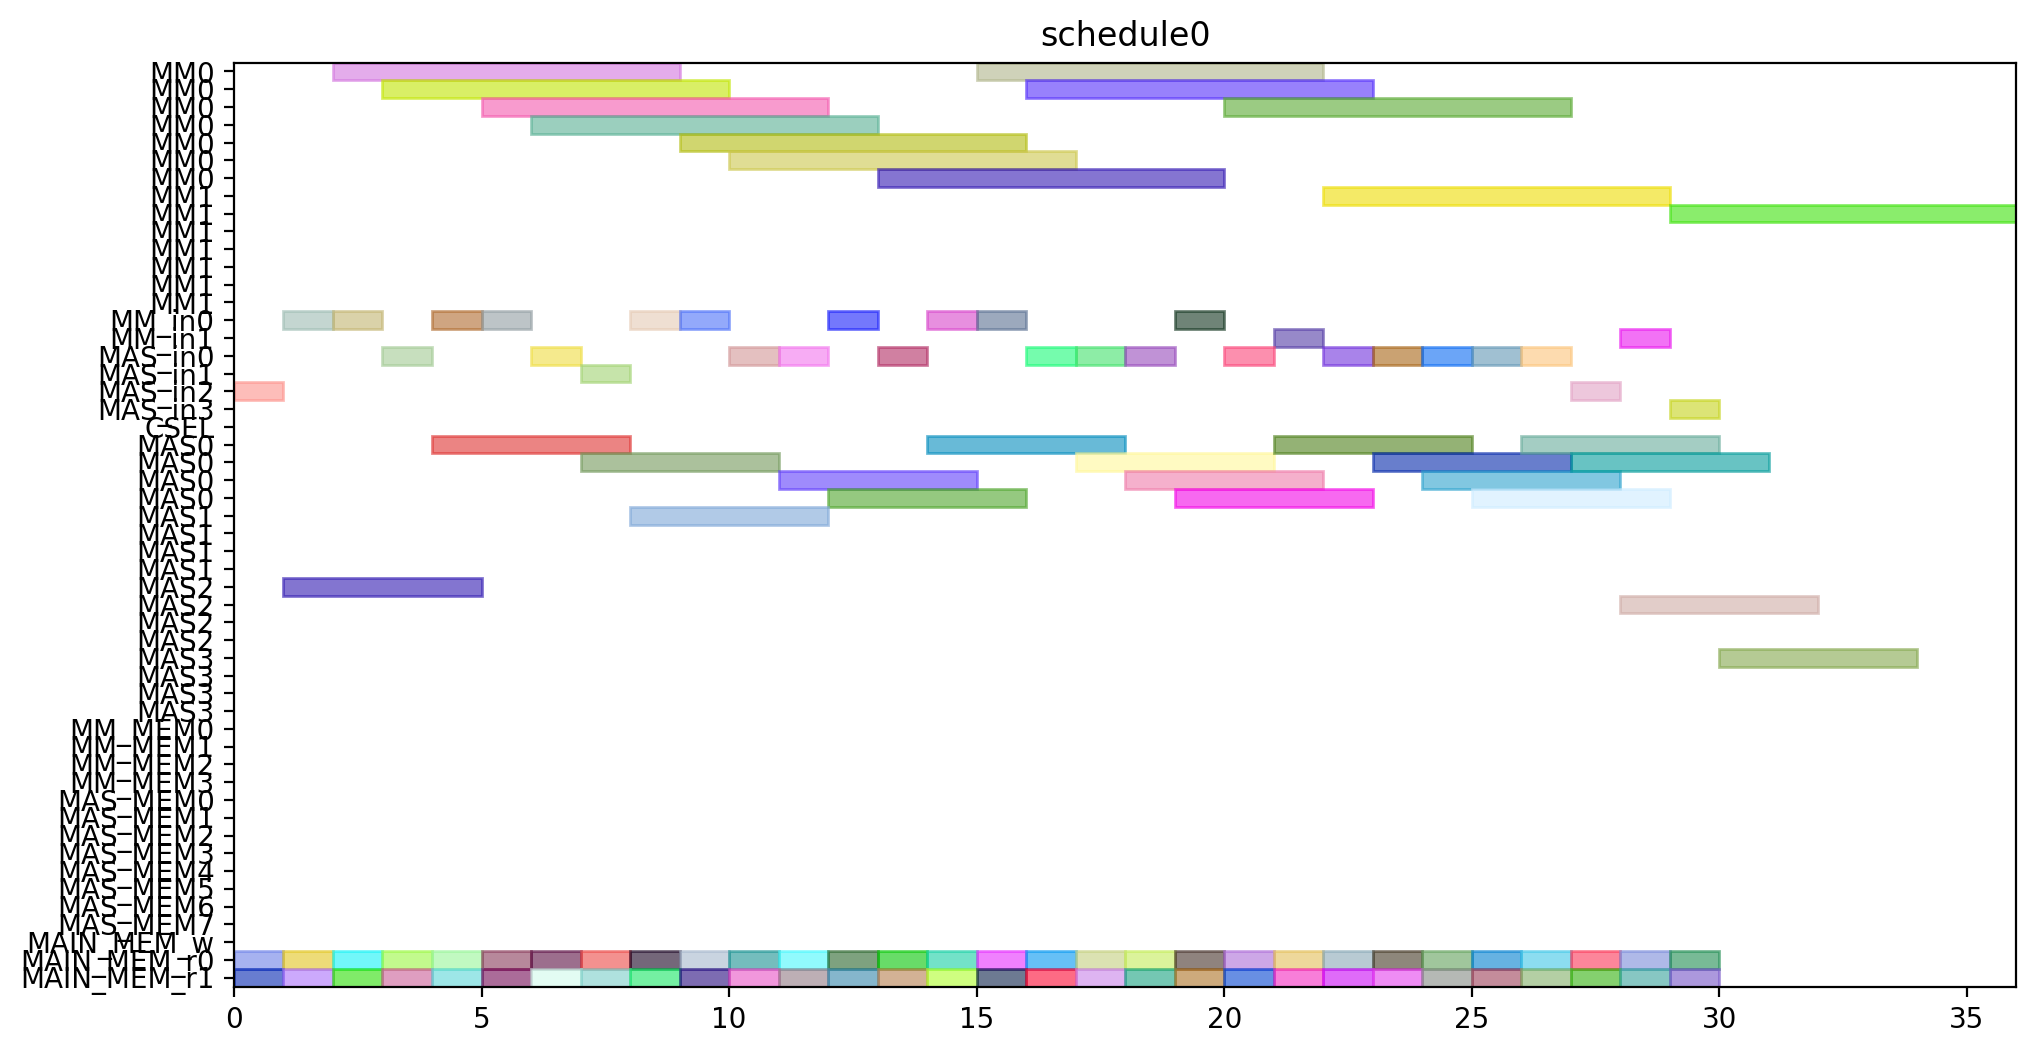

Write Python code to recreate this figure.
from pyschedule import Scenario, solvers, plotters, alt


def solve():
	horizon = 120
	S = Scenario("schedule0", horizon=horizon)

	# resource
	MM = S.Resources('MM', num=2, size=7)
	MM_in = S.Resources('MM_in', num=2)
	MAS_in = S.Resources('MAS_in', num=4)
	CSEL = S.Resource('CSEL')
	MAS = S.Resources('MAS', num=4, size=4, periods=range(1, horizon))
	MM_MEM = S.Resources('MM_MEM', num=4)
	MAS_MEM = S.Resources('MAS_MEM', num=8)
	MAIN_MEM_w = S.Resource('MAIN_MEM_w', size=1)
	MAIN_MEM_r = S.Resources('MAIN_MEM_r', num=2)

	# result of previous scheduling

	# new tasks
	T1_t0 = S.Task('T1_t0', length=4, delay_cost=1)
	T1_t0 += alt(MAS)
	T1_t0_in = S.Task('T1_t0_in', length=1, delay_cost=1)
	T1_t0_in += alt(MAS_in)
	S += T1_t0_in*MAS_in[0]<=T1_t0*MAS[0]

	S += T1_t0_in*MAS_in[1]<=T1_t0*MAS[1]

	S += T1_t0_in*MAS_in[2]<=T1_t0*MAS[2]

	S += T1_t0_in*MAS_in[3]<=T1_t0*MAS[3]

	T1_t0_mem0 = S.Task('T1_t0_mem0', length=1, delay_cost=1)
	T1_t0_mem0 += MAIN_MEM_r[0]
	S += T1_t0_mem0 <= T1_t0

	T1_t0_mem1 = S.Task('T1_t0_mem1', length=1, delay_cost=1)
	T1_t0_mem1 += MAIN_MEM_r[1]
	S += T1_t0_mem1 <= T1_t0

	T1_t1 = S.Task('T1_t1', length=4, delay_cost=1)
	T1_t1 += alt(MAS)
	T1_t1_in = S.Task('T1_t1_in', length=1, delay_cost=1)
	T1_t1_in += alt(MAS_in)
	S += T1_t1_in*MAS_in[0]<=T1_t1*MAS[0]

	S += T1_t1_in*MAS_in[1]<=T1_t1*MAS[1]

	S += T1_t1_in*MAS_in[2]<=T1_t1*MAS[2]

	S += T1_t1_in*MAS_in[3]<=T1_t1*MAS[3]

	T1_t1_mem0 = S.Task('T1_t1_mem0', length=1, delay_cost=1)
	T1_t1_mem0 += MAIN_MEM_r[0]
	S += T1_t1_mem0 <= T1_t1

	T1_t1_mem1 = S.Task('T1_t1_mem1', length=1, delay_cost=1)
	T1_t1_mem1 += MAIN_MEM_r[1]
	S += T1_t1_mem1 <= T1_t1

	T1_t3 = S.Task('T1_t3', length=7, delay_cost=1)
	T1_t3 += alt(MM)
	T1_t3_in = S.Task('T1_t3_in', length=1, delay_cost=1)
	T1_t3_in += alt(MM_in)
	S += T1_t3_in*MM_in[0]<=T1_t3*MM[0]
	S += T1_t3_in*MM_in[1]<=T1_t3*MM[1]
	T1_t3_mem0 = S.Task('T1_t3_mem0', length=1, delay_cost=1)
	T1_t3_mem0 += MAIN_MEM_r[0]
	S += T1_t3_mem0 <= T1_t3

	T1_t3_mem1 = S.Task('T1_t3_mem1', length=1, delay_cost=1)
	T1_t3_mem1 += MAIN_MEM_r[1]
	S += T1_t3_mem1 <= T1_t3

	T2_t0 = S.Task('T2_t0', length=7, delay_cost=1)
	T2_t0 += alt(MM)
	T2_t0_in = S.Task('T2_t0_in', length=1, delay_cost=1)
	T2_t0_in += alt(MM_in)
	S += T2_t0_in*MM_in[0]<=T2_t0*MM[0]
	S += T2_t0_in*MM_in[1]<=T2_t0*MM[1]
	T2_t0_mem0 = S.Task('T2_t0_mem0', length=1, delay_cost=1)
	T2_t0_mem0 += MAIN_MEM_r[0]
	S += T2_t0_mem0 <= T2_t0

	T2_t0_mem1 = S.Task('T2_t0_mem1', length=1, delay_cost=1)
	T2_t0_mem1 += MAIN_MEM_r[1]
	S += T2_t0_mem1 <= T2_t0

	T2_t1 = S.Task('T2_t1', length=7, delay_cost=1)
	T2_t1 += alt(MM)
	T2_t1_in = S.Task('T2_t1_in', length=1, delay_cost=1)
	T2_t1_in += alt(MM_in)
	S += T2_t1_in*MM_in[0]<=T2_t1*MM[0]
	S += T2_t1_in*MM_in[1]<=T2_t1*MM[1]
	T2_t1_mem0 = S.Task('T2_t1_mem0', length=1, delay_cost=1)
	T2_t1_mem0 += MAIN_MEM_r[0]
	S += T2_t1_mem0 <= T2_t1

	T2_t1_mem1 = S.Task('T2_t1_mem1', length=1, delay_cost=1)
	T2_t1_mem1 += MAIN_MEM_r[1]
	S += T2_t1_mem1 <= T2_t1

	T2_t2 = S.Task('T2_t2', length=4, delay_cost=1)
	T2_t2 += alt(MAS)
	T2_t2_in = S.Task('T2_t2_in', length=1, delay_cost=1)
	T2_t2_in += alt(MAS_in)
	S += T2_t2_in*MAS_in[0]<=T2_t2*MAS[0]

	S += T2_t2_in*MAS_in[1]<=T2_t2*MAS[1]

	S += T2_t2_in*MAS_in[2]<=T2_t2*MAS[2]

	S += T2_t2_in*MAS_in[3]<=T2_t2*MAS[3]

	T2_t2_mem0 = S.Task('T2_t2_mem0', length=1, delay_cost=1)
	T2_t2_mem0 += MAIN_MEM_r[0]
	S += T2_t2_mem0 <= T2_t2

	T2_t2_mem1 = S.Task('T2_t2_mem1', length=1, delay_cost=1)
	T2_t2_mem1 += MAIN_MEM_r[1]
	S += T2_t2_mem1 <= T2_t2

	T2_t3 = S.Task('T2_t3', length=4, delay_cost=1)
	T2_t3 += alt(MAS)
	T2_t3_in = S.Task('T2_t3_in', length=1, delay_cost=1)
	T2_t3_in += alt(MAS_in)
	S += T2_t3_in*MAS_in[0]<=T2_t3*MAS[0]

	S += T2_t3_in*MAS_in[1]<=T2_t3*MAS[1]

	S += T2_t3_in*MAS_in[2]<=T2_t3*MAS[2]

	S += T2_t3_in*MAS_in[3]<=T2_t3*MAS[3]

	T2_t3_mem0 = S.Task('T2_t3_mem0', length=1, delay_cost=1)
	T2_t3_mem0 += MAIN_MEM_r[0]
	S += T2_t3_mem0 <= T2_t3

	T2_t3_mem1 = S.Task('T2_t3_mem1', length=1, delay_cost=1)
	T2_t3_mem1 += MAIN_MEM_r[1]
	S += T2_t3_mem1 <= T2_t3

	T3_t0 = S.Task('T3_t0', length=7, delay_cost=1)
	T3_t0 += alt(MM)
	T3_t0_in = S.Task('T3_t0_in', length=1, delay_cost=1)
	T3_t0_in += alt(MM_in)
	S += T3_t0_in*MM_in[0]<=T3_t0*MM[0]
	S += T3_t0_in*MM_in[1]<=T3_t0*MM[1]
	T3_t0_mem0 = S.Task('T3_t0_mem0', length=1, delay_cost=1)
	T3_t0_mem0 += MAIN_MEM_r[0]
	S += T3_t0_mem0 <= T3_t0

	T3_t0_mem1 = S.Task('T3_t0_mem1', length=1, delay_cost=1)
	T3_t0_mem1 += MAIN_MEM_r[1]
	S += T3_t0_mem1 <= T3_t0

	T3_t1 = S.Task('T3_t1', length=7, delay_cost=1)
	T3_t1 += alt(MM)
	T3_t1_in = S.Task('T3_t1_in', length=1, delay_cost=1)
	T3_t1_in += alt(MM_in)
	S += T3_t1_in*MM_in[0]<=T3_t1*MM[0]
	S += T3_t1_in*MM_in[1]<=T3_t1*MM[1]
	T3_t1_mem0 = S.Task('T3_t1_mem0', length=1, delay_cost=1)
	T3_t1_mem0 += MAIN_MEM_r[0]
	S += T3_t1_mem0 <= T3_t1

	T3_t1_mem1 = S.Task('T3_t1_mem1', length=1, delay_cost=1)
	T3_t1_mem1 += MAIN_MEM_r[1]
	S += T3_t1_mem1 <= T3_t1

	T3_t2 = S.Task('T3_t2', length=4, delay_cost=1)
	T3_t2 += alt(MAS)
	T3_t2_in = S.Task('T3_t2_in', length=1, delay_cost=1)
	T3_t2_in += alt(MAS_in)
	S += T3_t2_in*MAS_in[0]<=T3_t2*MAS[0]

	S += T3_t2_in*MAS_in[1]<=T3_t2*MAS[1]

	S += T3_t2_in*MAS_in[2]<=T3_t2*MAS[2]

	S += T3_t2_in*MAS_in[3]<=T3_t2*MAS[3]

	T3_t2_mem0 = S.Task('T3_t2_mem0', length=1, delay_cost=1)
	T3_t2_mem0 += MAIN_MEM_r[0]
	S += T3_t2_mem0 <= T3_t2

	T3_t2_mem1 = S.Task('T3_t2_mem1', length=1, delay_cost=1)
	T3_t2_mem1 += MAIN_MEM_r[1]
	S += T3_t2_mem1 <= T3_t2

	T3_t3 = S.Task('T3_t3', length=4, delay_cost=1)
	T3_t3 += alt(MAS)
	T3_t3_in = S.Task('T3_t3_in', length=1, delay_cost=1)
	T3_t3_in += alt(MAS_in)
	S += T3_t3_in*MAS_in[0]<=T3_t3*MAS[0]

	S += T3_t3_in*MAS_in[1]<=T3_t3*MAS[1]

	S += T3_t3_in*MAS_in[2]<=T3_t3*MAS[2]

	S += T3_t3_in*MAS_in[3]<=T3_t3*MAS[3]

	T3_t3_mem0 = S.Task('T3_t3_mem0', length=1, delay_cost=1)
	T3_t3_mem0 += MAIN_MEM_r[0]
	S += T3_t3_mem0 <= T3_t3

	T3_t3_mem1 = S.Task('T3_t3_mem1', length=1, delay_cost=1)
	T3_t3_mem1 += MAIN_MEM_r[1]
	S += T3_t3_mem1 <= T3_t3

	T4_t0 = S.Task('T4_t0', length=7, delay_cost=1)
	T4_t0 += alt(MM)
	T4_t0_in = S.Task('T4_t0_in', length=1, delay_cost=1)
	T4_t0_in += alt(MM_in)
	S += T4_t0_in*MM_in[0]<=T4_t0*MM[0]
	S += T4_t0_in*MM_in[1]<=T4_t0*MM[1]
	T4_t0_mem0 = S.Task('T4_t0_mem0', length=1, delay_cost=1)
	T4_t0_mem0 += MAIN_MEM_r[0]
	S += T4_t0_mem0 <= T4_t0

	T4_t0_mem1 = S.Task('T4_t0_mem1', length=1, delay_cost=1)
	T4_t0_mem1 += MAIN_MEM_r[1]
	S += T4_t0_mem1 <= T4_t0

	T4_t1 = S.Task('T4_t1', length=7, delay_cost=1)
	T4_t1 += alt(MM)
	T4_t1_in = S.Task('T4_t1_in', length=1, delay_cost=1)
	T4_t1_in += alt(MM_in)
	S += T4_t1_in*MM_in[0]<=T4_t1*MM[0]
	S += T4_t1_in*MM_in[1]<=T4_t1*MM[1]
	T4_t1_mem0 = S.Task('T4_t1_mem0', length=1, delay_cost=1)
	T4_t1_mem0 += MAIN_MEM_r[0]
	S += T4_t1_mem0 <= T4_t1

	T4_t1_mem1 = S.Task('T4_t1_mem1', length=1, delay_cost=1)
	T4_t1_mem1 += MAIN_MEM_r[1]
	S += T4_t1_mem1 <= T4_t1

	T4_t2 = S.Task('T4_t2', length=4, delay_cost=1)
	T4_t2 += alt(MAS)
	T4_t2_in = S.Task('T4_t2_in', length=1, delay_cost=1)
	T4_t2_in += alt(MAS_in)
	S += T4_t2_in*MAS_in[0]<=T4_t2*MAS[0]

	S += T4_t2_in*MAS_in[1]<=T4_t2*MAS[1]

	S += T4_t2_in*MAS_in[2]<=T4_t2*MAS[2]

	S += T4_t2_in*MAS_in[3]<=T4_t2*MAS[3]

	T4_t2_mem0 = S.Task('T4_t2_mem0', length=1, delay_cost=1)
	T4_t2_mem0 += MAIN_MEM_r[0]
	S += T4_t2_mem0 <= T4_t2

	T4_t2_mem1 = S.Task('T4_t2_mem1', length=1, delay_cost=1)
	T4_t2_mem1 += MAIN_MEM_r[1]
	S += T4_t2_mem1 <= T4_t2

	T4_t3 = S.Task('T4_t3', length=4, delay_cost=1)
	T4_t3 += alt(MAS)
	T4_t3_in = S.Task('T4_t3_in', length=1, delay_cost=1)
	T4_t3_in += alt(MAS_in)
	S += T4_t3_in*MAS_in[0]<=T4_t3*MAS[0]

	S += T4_t3_in*MAS_in[1]<=T4_t3*MAS[1]

	S += T4_t3_in*MAS_in[2]<=T4_t3*MAS[2]

	S += T4_t3_in*MAS_in[3]<=T4_t3*MAS[3]

	T4_t3_mem0 = S.Task('T4_t3_mem0', length=1, delay_cost=1)
	T4_t3_mem0 += MAIN_MEM_r[0]
	S += T4_t3_mem0 <= T4_t3

	T4_t3_mem1 = S.Task('T4_t3_mem1', length=1, delay_cost=1)
	T4_t3_mem1 += MAIN_MEM_r[1]
	S += T4_t3_mem1 <= T4_t3

	T5_t0 = S.Task('T5_t0', length=4, delay_cost=1)
	T5_t0 += alt(MAS)
	T5_t0_in = S.Task('T5_t0_in', length=1, delay_cost=1)
	T5_t0_in += alt(MAS_in)
	S += T5_t0_in*MAS_in[0]<=T5_t0*MAS[0]

	S += T5_t0_in*MAS_in[1]<=T5_t0*MAS[1]

	S += T5_t0_in*MAS_in[2]<=T5_t0*MAS[2]

	S += T5_t0_in*MAS_in[3]<=T5_t0*MAS[3]

	T5_t0_mem0 = S.Task('T5_t0_mem0', length=1, delay_cost=1)
	T5_t0_mem0 += MAIN_MEM_r[0]
	S += T5_t0_mem0 <= T5_t0

	T5_t0_mem1 = S.Task('T5_t0_mem1', length=1, delay_cost=1)
	T5_t0_mem1 += MAIN_MEM_r[1]
	S += T5_t0_mem1 <= T5_t0

	T5_t1 = S.Task('T5_t1', length=4, delay_cost=1)
	T5_t1 += alt(MAS)
	T5_t1_in = S.Task('T5_t1_in', length=1, delay_cost=1)
	T5_t1_in += alt(MAS_in)
	S += T5_t1_in*MAS_in[0]<=T5_t1*MAS[0]

	S += T5_t1_in*MAS_in[1]<=T5_t1*MAS[1]

	S += T5_t1_in*MAS_in[2]<=T5_t1*MAS[2]

	S += T5_t1_in*MAS_in[3]<=T5_t1*MAS[3]

	T5_t1_mem0 = S.Task('T5_t1_mem0', length=1, delay_cost=1)
	T5_t1_mem0 += MAIN_MEM_r[0]
	S += T5_t1_mem0 <= T5_t1

	T5_t1_mem1 = S.Task('T5_t1_mem1', length=1, delay_cost=1)
	T5_t1_mem1 += MAIN_MEM_r[1]
	S += T5_t1_mem1 <= T5_t1

	T5_t3 = S.Task('T5_t3', length=7, delay_cost=1)
	T5_t3 += alt(MM)
	T5_t3_in = S.Task('T5_t3_in', length=1, delay_cost=1)
	T5_t3_in += alt(MM_in)
	S += T5_t3_in*MM_in[0]<=T5_t3*MM[0]
	S += T5_t3_in*MM_in[1]<=T5_t3*MM[1]
	T5_t3_mem0 = S.Task('T5_t3_mem0', length=1, delay_cost=1)
	T5_t3_mem0 += MAIN_MEM_r[0]
	S += T5_t3_mem0 <= T5_t3

	T5_t3_mem1 = S.Task('T5_t3_mem1', length=1, delay_cost=1)
	T5_t3_mem1 += MAIN_MEM_r[1]
	S += T5_t3_mem1 <= T5_t3

	T6_t0 = S.Task('T6_t0', length=7, delay_cost=1)
	T6_t0 += alt(MM)
	T6_t0_in = S.Task('T6_t0_in', length=1, delay_cost=1)
	T6_t0_in += alt(MM_in)
	S += T6_t0_in*MM_in[0]<=T6_t0*MM[0]
	S += T6_t0_in*MM_in[1]<=T6_t0*MM[1]
	T6_t0_mem0 = S.Task('T6_t0_mem0', length=1, delay_cost=1)
	T6_t0_mem0 += MAIN_MEM_r[0]
	S += T6_t0_mem0 <= T6_t0

	T6_t0_mem1 = S.Task('T6_t0_mem1', length=1, delay_cost=1)
	T6_t0_mem1 += MAIN_MEM_r[1]
	S += T6_t0_mem1 <= T6_t0

	T6_t1 = S.Task('T6_t1', length=7, delay_cost=1)
	T6_t1 += alt(MM)
	T6_t1_in = S.Task('T6_t1_in', length=1, delay_cost=1)
	T6_t1_in += alt(MM_in)
	S += T6_t1_in*MM_in[0]<=T6_t1*MM[0]
	S += T6_t1_in*MM_in[1]<=T6_t1*MM[1]
	T6_t1_mem0 = S.Task('T6_t1_mem0', length=1, delay_cost=1)
	T6_t1_mem0 += MAIN_MEM_r[0]
	S += T6_t1_mem0 <= T6_t1

	T6_t1_mem1 = S.Task('T6_t1_mem1', length=1, delay_cost=1)
	T6_t1_mem1 += MAIN_MEM_r[1]
	S += T6_t1_mem1 <= T6_t1

	T6_t2 = S.Task('T6_t2', length=4, delay_cost=1)
	T6_t2 += alt(MAS)
	T6_t2_in = S.Task('T6_t2_in', length=1, delay_cost=1)
	T6_t2_in += alt(MAS_in)
	S += T6_t2_in*MAS_in[0]<=T6_t2*MAS[0]

	S += T6_t2_in*MAS_in[1]<=T6_t2*MAS[1]

	S += T6_t2_in*MAS_in[2]<=T6_t2*MAS[2]

	S += T6_t2_in*MAS_in[3]<=T6_t2*MAS[3]

	T6_t2_mem0 = S.Task('T6_t2_mem0', length=1, delay_cost=1)
	T6_t2_mem0 += MAIN_MEM_r[0]
	S += T6_t2_mem0 <= T6_t2

	T6_t2_mem1 = S.Task('T6_t2_mem1', length=1, delay_cost=1)
	T6_t2_mem1 += MAIN_MEM_r[1]
	S += T6_t2_mem1 <= T6_t2

	T6_t3 = S.Task('T6_t3', length=4, delay_cost=1)
	T6_t3 += alt(MAS)
	T6_t3_in = S.Task('T6_t3_in', length=1, delay_cost=1)
	T6_t3_in += alt(MAS_in)
	S += T6_t3_in*MAS_in[0]<=T6_t3*MAS[0]

	S += T6_t3_in*MAS_in[1]<=T6_t3*MAS[1]

	S += T6_t3_in*MAS_in[2]<=T6_t3*MAS[2]

	S += T6_t3_in*MAS_in[3]<=T6_t3*MAS[3]

	T6_t3_mem0 = S.Task('T6_t3_mem0', length=1, delay_cost=1)
	T6_t3_mem0 += MAIN_MEM_r[0]
	S += T6_t3_mem0 <= T6_t3

	T6_t3_mem1 = S.Task('T6_t3_mem1', length=1, delay_cost=1)
	T6_t3_mem1 += MAIN_MEM_r[1]
	S += T6_t3_mem1 <= T6_t3

	T7_t0 = S.Task('T7_t0', length=7, delay_cost=1)
	T7_t0 += alt(MM)
	T7_t0_in = S.Task('T7_t0_in', length=1, delay_cost=1)
	T7_t0_in += alt(MM_in)
	S += T7_t0_in*MM_in[0]<=T7_t0*MM[0]
	S += T7_t0_in*MM_in[1]<=T7_t0*MM[1]
	T7_t0_mem0 = S.Task('T7_t0_mem0', length=1, delay_cost=1)
	T7_t0_mem0 += MAIN_MEM_r[0]
	S += T7_t0_mem0 <= T7_t0

	T7_t0_mem1 = S.Task('T7_t0_mem1', length=1, delay_cost=1)
	T7_t0_mem1 += MAIN_MEM_r[1]
	S += T7_t0_mem1 <= T7_t0

	T7_t1 = S.Task('T7_t1', length=7, delay_cost=1)
	T7_t1 += alt(MM)
	T7_t1_in = S.Task('T7_t1_in', length=1, delay_cost=1)
	T7_t1_in += alt(MM_in)
	S += T7_t1_in*MM_in[0]<=T7_t1*MM[0]
	S += T7_t1_in*MM_in[1]<=T7_t1*MM[1]
	T7_t1_mem0 = S.Task('T7_t1_mem0', length=1, delay_cost=1)
	T7_t1_mem0 += MAIN_MEM_r[0]
	S += T7_t1_mem0 <= T7_t1

	T7_t1_mem1 = S.Task('T7_t1_mem1', length=1, delay_cost=1)
	T7_t1_mem1 += MAIN_MEM_r[1]
	S += T7_t1_mem1 <= T7_t1

	T7_t2 = S.Task('T7_t2', length=4, delay_cost=1)
	T7_t2 += alt(MAS)
	T7_t2_in = S.Task('T7_t2_in', length=1, delay_cost=1)
	T7_t2_in += alt(MAS_in)
	S += T7_t2_in*MAS_in[0]<=T7_t2*MAS[0]

	S += T7_t2_in*MAS_in[1]<=T7_t2*MAS[1]

	S += T7_t2_in*MAS_in[2]<=T7_t2*MAS[2]

	S += T7_t2_in*MAS_in[3]<=T7_t2*MAS[3]

	T7_t2_mem0 = S.Task('T7_t2_mem0', length=1, delay_cost=1)
	T7_t2_mem0 += MAIN_MEM_r[0]
	S += T7_t2_mem0 <= T7_t2

	T7_t2_mem1 = S.Task('T7_t2_mem1', length=1, delay_cost=1)
	T7_t2_mem1 += MAIN_MEM_r[1]
	S += T7_t2_mem1 <= T7_t2

	T7_t3 = S.Task('T7_t3', length=4, delay_cost=1)
	T7_t3 += alt(MAS)
	T7_t3_in = S.Task('T7_t3_in', length=1, delay_cost=1)
	T7_t3_in += alt(MAS_in)
	S += T7_t3_in*MAS_in[0]<=T7_t3*MAS[0]

	S += T7_t3_in*MAS_in[1]<=T7_t3*MAS[1]

	S += T7_t3_in*MAS_in[2]<=T7_t3*MAS[2]

	S += T7_t3_in*MAS_in[3]<=T7_t3*MAS[3]

	T7_t3_mem0 = S.Task('T7_t3_mem0', length=1, delay_cost=1)
	T7_t3_mem0 += MAIN_MEM_r[0]
	S += T7_t3_mem0 <= T7_t3

	T7_t3_mem1 = S.Task('T7_t3_mem1', length=1, delay_cost=1)
	T7_t3_mem1 += MAIN_MEM_r[1]
	S += T7_t3_mem1 <= T7_t3

	T8_t2 = S.Task('T8_t2', length=4, delay_cost=1)
	T8_t2 += alt(MAS)
	T8_t2_in = S.Task('T8_t2_in', length=1, delay_cost=1)
	T8_t2_in += alt(MAS_in)
	S += T8_t2_in*MAS_in[0]<=T8_t2*MAS[0]

	S += T8_t2_in*MAS_in[1]<=T8_t2*MAS[1]

	S += T8_t2_in*MAS_in[2]<=T8_t2*MAS[2]

	S += T8_t2_in*MAS_in[3]<=T8_t2*MAS[3]

	T8_t2_mem0 = S.Task('T8_t2_mem0', length=1, delay_cost=1)
	T8_t2_mem0 += MAIN_MEM_r[0]
	S += T8_t2_mem0 <= T8_t2

	T8_t2_mem1 = S.Task('T8_t2_mem1', length=1, delay_cost=1)
	T8_t2_mem1 += MAIN_MEM_r[1]
	S += T8_t2_mem1 <= T8_t2

	T9_t2 = S.Task('T9_t2', length=4, delay_cost=1)
	T9_t2 += alt(MAS)
	T9_t2_in = S.Task('T9_t2_in', length=1, delay_cost=1)
	T9_t2_in += alt(MAS_in)
	S += T9_t2_in*MAS_in[0]<=T9_t2*MAS[0]

	S += T9_t2_in*MAS_in[1]<=T9_t2*MAS[1]

	S += T9_t2_in*MAS_in[2]<=T9_t2*MAS[2]

	S += T9_t2_in*MAS_in[3]<=T9_t2*MAS[3]

	T9_t2_mem0 = S.Task('T9_t2_mem0', length=1, delay_cost=1)
	T9_t2_mem0 += MAIN_MEM_r[0]
	S += T9_t2_mem0 <= T9_t2

	T9_t2_mem1 = S.Task('T9_t2_mem1', length=1, delay_cost=1)
	T9_t2_mem1 += MAIN_MEM_r[1]
	S += T9_t2_mem1 <= T9_t2

	T10_t2 = S.Task('T10_t2', length=4, delay_cost=1)
	T10_t2 += alt(MAS)
	T10_t2_in = S.Task('T10_t2_in', length=1, delay_cost=1)
	T10_t2_in += alt(MAS_in)
	S += T10_t2_in*MAS_in[0]<=T10_t2*MAS[0]

	S += T10_t2_in*MAS_in[1]<=T10_t2*MAS[1]

	S += T10_t2_in*MAS_in[2]<=T10_t2*MAS[2]

	S += T10_t2_in*MAS_in[3]<=T10_t2*MAS[3]

	T10_t2_mem0 = S.Task('T10_t2_mem0', length=1, delay_cost=1)
	T10_t2_mem0 += MAIN_MEM_r[0]
	S += T10_t2_mem0 <= T10_t2

	T10_t2_mem1 = S.Task('T10_t2_mem1', length=1, delay_cost=1)
	T10_t2_mem1 += MAIN_MEM_r[1]
	S += T10_t2_mem1 <= T10_t2

	T11_t2 = S.Task('T11_t2', length=4, delay_cost=1)
	T11_t2 += alt(MAS)
	T11_t2_in = S.Task('T11_t2_in', length=1, delay_cost=1)
	T11_t2_in += alt(MAS_in)
	S += T11_t2_in*MAS_in[0]<=T11_t2*MAS[0]

	S += T11_t2_in*MAS_in[1]<=T11_t2*MAS[1]

	S += T11_t2_in*MAS_in[2]<=T11_t2*MAS[2]

	S += T11_t2_in*MAS_in[3]<=T11_t2*MAS[3]

	T11_t2_mem0 = S.Task('T11_t2_mem0', length=1, delay_cost=1)
	T11_t2_mem0 += MAIN_MEM_r[0]
	S += T11_t2_mem0 <= T11_t2

	T11_t2_mem1 = S.Task('T11_t2_mem1', length=1, delay_cost=1)
	T11_t2_mem1 += MAIN_MEM_r[1]
	S += T11_t2_mem1 <= T11_t2

	solvers.mip.solve(S,msg=1,kind='CPLEX',ratio_gap=1.01)

	solution = [['hoge']*len(S.solution()[1]) for i in range(len(S.solution()))]
	for i in range(len(S.solution())):
		for j in range(len(S.solution()[i])):
			solution[i][j]=str(S.solution()[i][j])
	print(solution)

	cycles = int(solution[-1][3])

	pic_file_name = "/mnt/rose/usr1/fukuda/ABE/multiRAM_multiMAS_16mux/scheduling_result/stage7MM2_stage4MAS4/EP2_LADDERMUL/schedule0.png"
	if(S.solution() != []):
		plotters.matplotlib.plot(S,img_filename=pic_file_name, show_task_labels=False, fig_size=(cycles*0.25+3, 6))

	return solution
